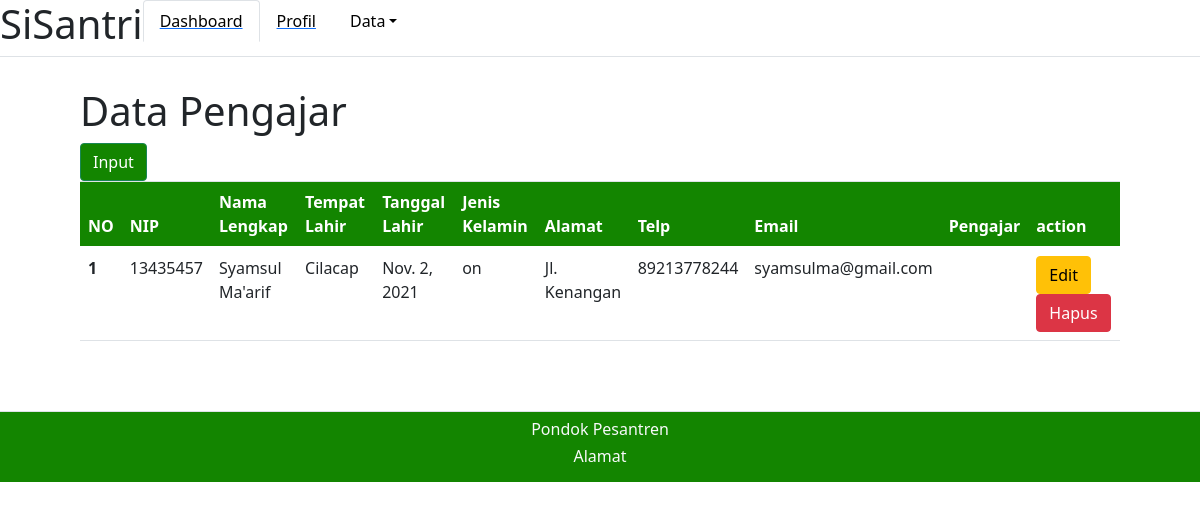
The page /adminpondok/datapengajar/ on the database as committed earlier.
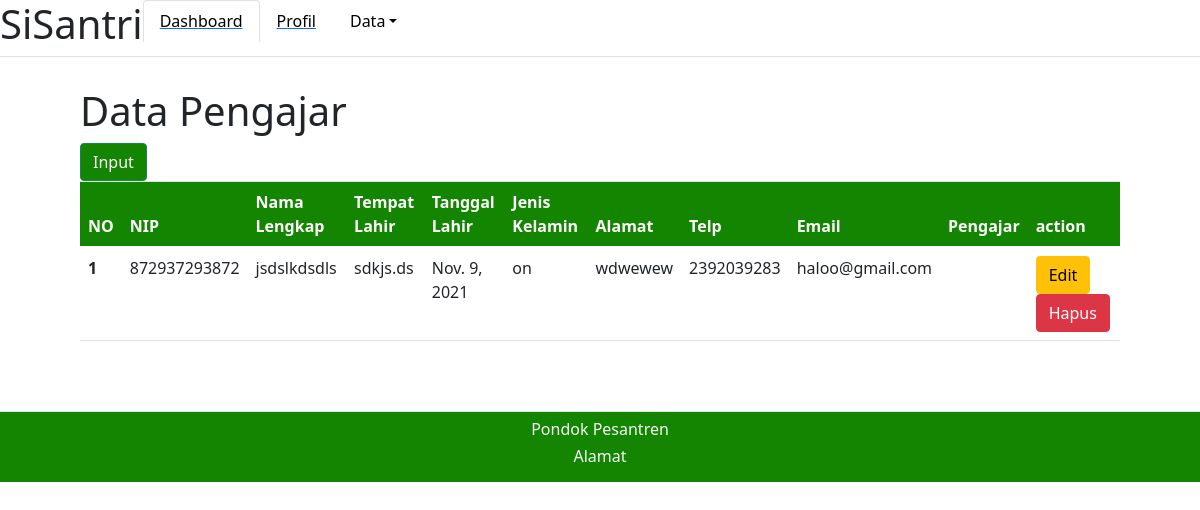
The same page on the database as committed later.
### adminpondok/models.py (models this page shows)
class Pengajar(models.Model):
    kelamin = [
        ('Laki-Laki', 'Laki-Laki'),
        ('Perempuan', 'Perempuan'),
    ]
    NIP = models.IntegerField()
    nama_pengajar = models.CharField(max_length=30)
    tempat_lahir = models.CharField(max_length=20)
    tanggal_lahir = models.DateField()
    jk = models.CharField(max_length=9, choices=kelamin, default='')
    almt = models.TextField(default='')
    telp = models.IntegerField(default=0)
    email = models.CharField(default='', max_length=20)

### adminpondok/views.py (the view, shortened to what this page needs)
# urls.py: path('datapengajar/', views.datapengajar),
def datapengajar(req):
    datapengajar = models.Pengajar.objects.all()
    return render(req, 'adminpondok/datapengajar.html', {
        'data': datapengajar,
    })

### adminpondok/templates/adminpondok/datapengajar.html (shortened to what this page needs)
{% extends "adminpondok/base.html" %}
{% block content %}
<h1>Data Pengajar</h1>
<button type="button" class="btn btn-success" data-bs-toggle="modal" data-bs-target="#staticBackdrop"
    style="background-color: #138500;">
    Input
</button>
</div>
<table class="table">
    <thead>
        <tr style="background-color: #138500; color: #FFFFFF ;">
            <th scope="col">NO</th>
            <th scope="col">NIP</th>
            <th scope="col">Nama Lengkap</th>
            <th scope="col">Tempat Lahir</th>
            <th scope="col">Tanggal Lahir</th>
            <th scope="col">Jenis Kelamin</th>
            <th scope="col">Alamat</th>
            <th scope="col">Telp</th>
            <th scope="col">Email</th>
            <th scope="col">Pengajar</th>
            <th scope="col">action</th>
        </tr>
    </thead>
    {% for d in data %}
    <tbody>
        <tr>
            <th scope="row">{{ forloop.counter }}</th>
            <td>{{d.NIP}}</td>
            <td>{{d.nama_pengajar}}</td>
            <td>{{d.tempat_lahir}}</td>
            <td>{{d.tanggal_lahir}}</td>
            <td>{{d.jk}}</td>
            <td>{{d.almt}}</td>
            <td>{{d.telp}}</td>
            <td>{{d.email}}</td>
            <td>{{d.pngjr}}</td>
            <td>
                <a type="button" class="btn btn-warning" href="/datapengajar/{{d.id}}/editpengajar">Edit</a>
                <a type="button" class="btn btn-danger"
                    href="/adminpondok/datapengajar/{{d.id}}/deletepengajar">Hapus</a>
            </td>
        </tr>
    </tbody>
    {% endfor %}
</table>
{% endblock %}

Rows that differ between the two databases and show on the page:
removed Pengajar: NIP "13435457", nama_pengajar "Syamsul Ma'arif", tempat_lahir "Cilacap", tanggal_lahir "Nov. 2, 2021", jk "on", almt "Jl. Kenangan", telp "89213778244", email "syamsulma@gmail.com"
added Pengajar: NIP "872937293872", nama_pengajar "jsdslkdsdls", tempat_lahir "sdkjs.ds", tanggal_lahir "Nov. 9, 2021", jk "on", almt "wdwewew", telp "2392039283", email "haloo@gmail.com"
